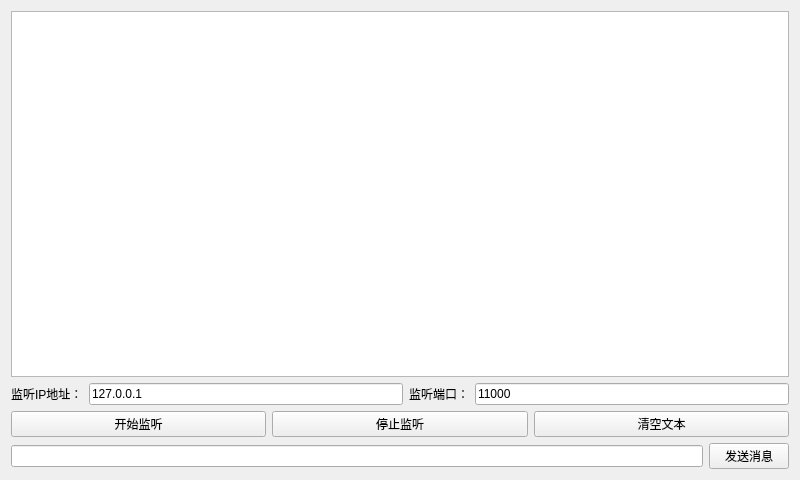
<?xml version="1.0" encoding="UTF-8"?>
<ui version="4.0">
 <class>Widget</class>
 <widget class="QWidget" name="Widget">
  <property name="geometry">
   <rect>
    <x>0</x>
    <y>0</y>
    <width>800</width>
    <height>480</height>
   </rect>
  </property>
  <property name="windowTitle">
   <string>Widget</string>
  </property>
  <layout class="QVBoxLayout" name="verticalLayout">
   <item>
    <widget class="QTextBrowser" name="textBrowser"/>
   </item>
   <item>
    <layout class="QHBoxLayout" name="horizontalLayout">
     <item>
      <widget class="QLabel" name="label">
       <property name="text">
        <string>监听IP地址：</string>
       </property>
      </widget>
     </item>
     <item>
      <widget class="QLineEdit" name="ipLineEdit">
       <property name="text">
        <string>127.0.0.1</string>
       </property>
      </widget>
     </item>
     <item>
      <widget class="QLabel" name="label_2">
       <property name="text">
        <string>监听端口：</string>
       </property>
      </widget>
     </item>
     <item>
      <widget class="QLineEdit" name="portLineEdit">
       <property name="text">
        <string>11000</string>
       </property>
      </widget>
     </item>
    </layout>
   </item>
   <item>
    <layout class="QHBoxLayout" name="horizontalLayout_2">
     <item>
      <widget class="QPushButton" name="startListenPushButton">
       <property name="text">
        <string>开始监听</string>
       </property>
      </widget>
     </item>
     <item>
      <widget class="QPushButton" name="stopListenPushButton">
       <property name="text">
        <string>停止监听</string>
       </property>
      </widget>
     </item>
     <item>
      <widget class="QPushButton" name="clearTextPushButton">
       <property name="text">
        <string>清空文本</string>
       </property>
      </widget>
     </item>
    </layout>
   </item>
   <item>
    <layout class="QHBoxLayout" name="horizontalLayout_3">
     <item>
      <widget class="QLineEdit" name="messageLineEdit">
       <property name="text">
        <string/>
       </property>
      </widget>
     </item>
     <item>
      <widget class="QPushButton" name="sendMessagesPushButton">
       <property name="text">
        <string>发送消息</string>
       </property>
      </widget>
     </item>
    </layout>
   </item>
  </layout>
 </widget>
 <resources/>
 <connections/>
</ui>
